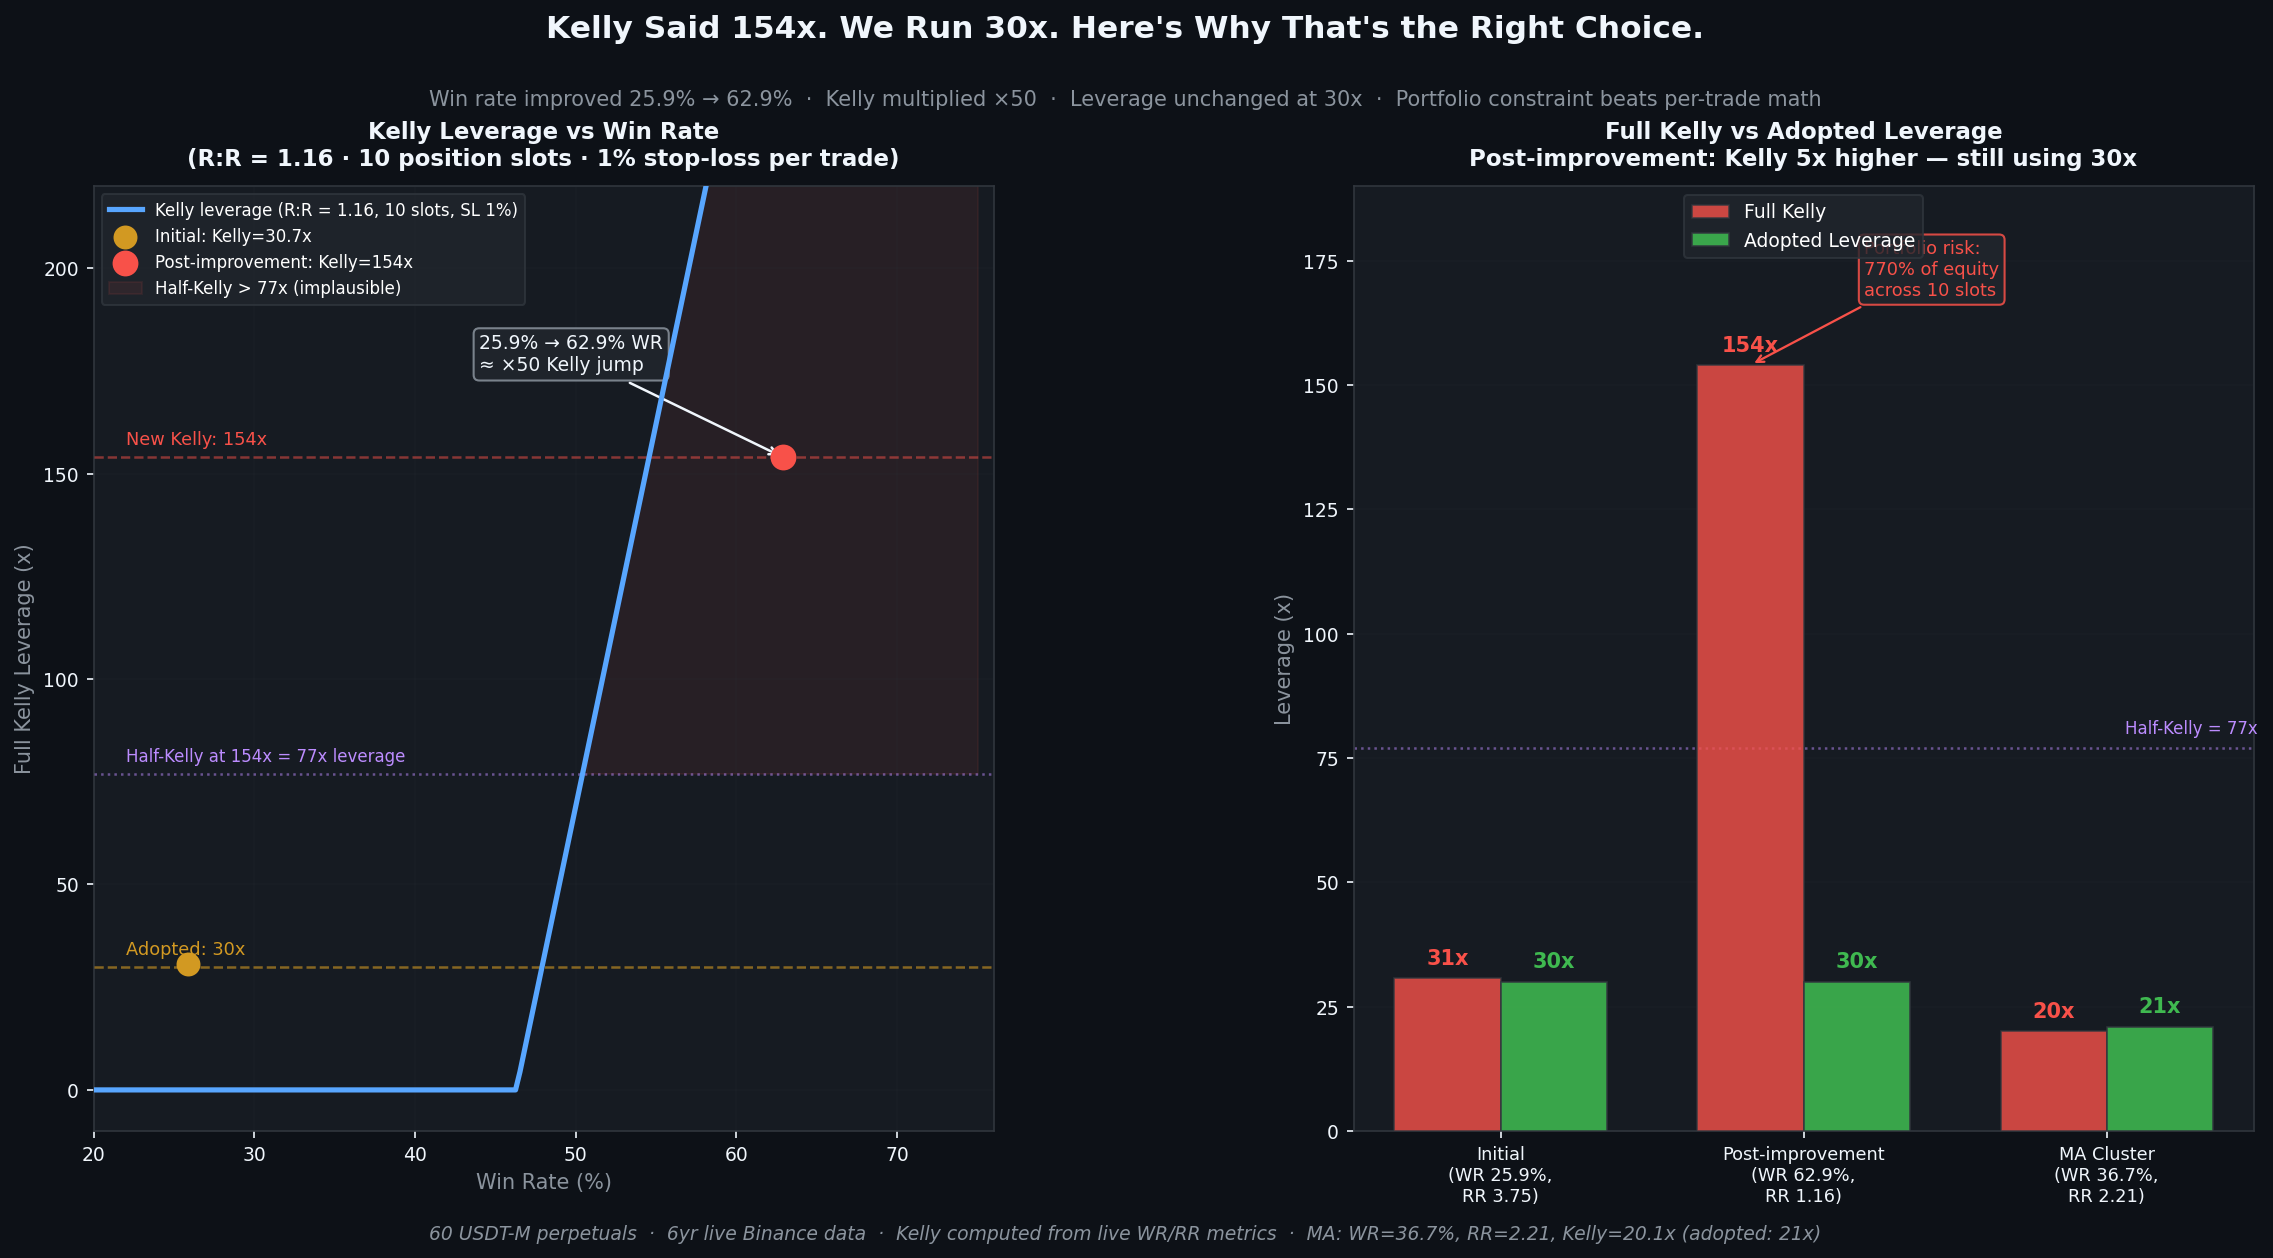

Reproduce this figure in Python.
"""
Quant Insight #013 — "Kelly Said 154x. We Run 30x. Here's Why That's the Right Choice."
=========================================================================================
Research base: r63 Kelly audit (2026-03-11)
Data: 60 USDT-M perpetuals, 6yr
Kelly computed from live WR/RR metrics at two strategy points.
"""
from pathlib import Path
import numpy as np
import matplotlib.pyplot as plt
import matplotlib.patches as mpatches

# ── Data from r63 Kelly audit ───────────────────────────────────────────────
# Two strategic states: initial and post-improvement
states = {
    'Initial\n(WR 25.9%, RR 3.75)': {'wr': 0.259, 'rr': 3.75, 'kelly': 30.7, 'adopted': 30},
    'Post-improvement\n(WR 62.9%, RR 1.16)': {'wr': 0.629, 'rr': 1.16, 'kelly': 154.0, 'adopted': 30},
}

# Kelly curve as WR varies (RR fixed at 1.16)
wr_range = np.linspace(0.20, 0.75, 200)
rr_fixed = 1.16
kelly_curve = (wr_range - (1 - wr_range) / rr_fixed) * 10 / 0.01  # L = f% × slots / SL%
kelly_curve = np.clip(kelly_curve, 0, 250)

# Colors
BG_DARK    = '#0d1117'
BG_CARD    = '#161b22'
BG_BORDER  = '#30363d'
TEXT_MAIN  = '#f0f6fc'
TEXT_SUB   = '#8b949e'
GREEN      = '#3fb950'
RED        = '#f85149'
ACCENT     = '#58a6ff'
ORANGE     = '#d29922'
PURPLE     = '#bc8cff'

plt.style.use('dark_background')
fig = plt.figure(figsize=(16, 9))
fig.patch.set_facecolor(BG_DARK)

gs = fig.add_gridspec(1, 2, hspace=0.4, wspace=0.40,
                      top=0.82, bottom=0.12, left=0.07, right=0.97)
ax1 = fig.add_subplot(gs[0, 0])  # Kelly curve with WR
ax2 = fig.add_subplot(gs[0, 1])  # Bar comparison: Kelly vs Adopted leverage

for ax in [ax1, ax2]:
    ax.set_facecolor(BG_CARD)
    ax.tick_params(colors=TEXT_MAIN, labelsize=9)
    for spine in ax.spines.values():
        spine.set_edgecolor(BG_BORDER)
    ax.title.set_color(TEXT_MAIN)
    ax.xaxis.label.set_color(TEXT_SUB)
    ax.yaxis.label.set_color(TEXT_SUB)

# ── Chart 1: Kelly vs WR curve ───────────────────────────────────────────
ax1.plot(wr_range * 100, kelly_curve, color=ACCENT, lw=2.5, zorder=4,
         label='Kelly leverage (R:R = 1.16, 10 slots, SL 1%)')

# Mark initial state (WR=25.9%)
kelly_initial_on_curve = max(0, (0.259 - (1 - 0.259) / 3.75) * 10 / 0.01)
ax1.scatter([25.9], [30.7], color=ORANGE, s=110, zorder=6, label='Initial: Kelly=30.7x')
ax1.axhline(30, color=ORANGE, ls='--', lw=1.2, alpha=0.6, zorder=3)
ax1.text(22, 33, 'Adopted: 30x', color=ORANGE, fontsize=8.5)

# Mark current state (WR=62.9%)
ax1.scatter([62.9], [154], color=RED, s=130, zorder=6, label='Post-improvement: Kelly=154x')
ax1.axhline(154, color=RED, ls='--', lw=1.2, alpha=0.5, zorder=3)
ax1.text(22, 157, 'New Kelly: 154x', color=RED, fontsize=8.5)

# Shade "dangerous zone" > 77x (half-kelly > adopted)
ax1.fill_between(wr_range * 100, 77, kelly_curve,
                 where=kelly_curve > 77,
                 color=RED, alpha=0.08, zorder=1, label='Half-Kelly > 77x (implausible)')

ax1.axhline(77, color=PURPLE, ls=':', lw=1.2, alpha=0.5, zorder=3)
ax1.text(22, 80, 'Half-Kelly at 154x = 77x leverage', color=PURPLE, fontsize=8)

ax1.set_xlabel('Win Rate (%)', fontsize=10)
ax1.set_ylabel('Full Kelly Leverage (x)', fontsize=10)
ax1.set_xlim(20, 76)
ax1.set_ylim(-10, 220)
ax1.set_title('Kelly Leverage vs Win Rate\n'
              '(R:R = 1.16 · 10 position slots · 1% stop-loss per trade)',
              fontsize=11, fontweight='bold', pad=10)
ax1.legend(fontsize=8, loc='upper left',
           facecolor='#21262d', edgecolor=BG_BORDER)
ax1.grid(alpha=0.12, color=BG_BORDER, zorder=0)

# Annotation: nonlinear jump
ax1.annotate('25.9% → 62.9% WR\n≈ ×50 Kelly jump',
             xy=(62.9, 154), xytext=(44, 175),
             fontsize=9, color=TEXT_MAIN,
             arrowprops=dict(arrowstyle='->', color=TEXT_MAIN, lw=1.2),
             bbox=dict(boxstyle='round,pad=0.3', facecolor='#21262d',
                       edgecolor=TEXT_SUB, alpha=0.85))

# ── Chart 2: Kelly vs Adopted Leverage Comparison ─────────────────────────
categories = ['Initial\n(WR 25.9%,\nRR 3.75)',
              'Post-improvement\n(WR 62.9%,\nRR 1.16)',
              'MA Cluster\n(WR 36.7%,\nRR 2.21)']
kelly_vals   = [30.7,  154.0, 20.1]
adopted_vals = [30.0,   30.0, 21.0]

x = np.arange(len(categories))
w = 0.35

bars_k = ax2.bar(x - w/2, kelly_vals, w, color=RED, alpha=0.80,
                 edgecolor=BG_BORDER, linewidth=0.8, label='Full Kelly', zorder=3)
bars_a = ax2.bar(x + w/2, adopted_vals, w, color=GREEN, alpha=0.88,
                 edgecolor=BG_BORDER, linewidth=0.8, label='Adopted Leverage', zorder=3)

for bar, val in zip(bars_k, kelly_vals):
    ax2.text(bar.get_x() + bar.get_width()/2, val + 2,
             f'{val:.0f}x', ha='center', va='bottom',
             fontsize=10, color=RED, fontweight='bold')
for bar, val in zip(bars_a, adopted_vals):
    ax2.text(bar.get_x() + bar.get_width()/2, val + 2,
             f'{val:.0f}x', ha='center', va='bottom',
             fontsize=10, color=GREEN, fontweight='bold')

# Danger annotation for the 154x bar
ax2.annotate('Portfolio risk:\n770% of equity\nacross 10 slots',
             xy=(1 - w/2, 154), xytext=(1.2, 168),
             fontsize=8.5, color=RED,
             arrowprops=dict(arrowstyle='->', color=RED, lw=1.1),
             bbox=dict(boxstyle='round,pad=0.3', facecolor='#21262d',
                       edgecolor=RED, alpha=0.85))

ax2.axhline(77, color=PURPLE, ls=':', lw=1.2, alpha=0.5)
ax2.text(2.5, 80, 'Half-Kelly = 77x', color=PURPLE, fontsize=8, ha='right')

ax2.set_xticks(x)
ax2.set_xticklabels(categories, fontsize=8.5)
ax2.set_ylabel('Leverage (x)', fontsize=10)
ax2.set_ylim(0, 190)
ax2.set_title('Full Kelly vs Adopted Leverage\n'
              'Post-improvement: Kelly 5x higher — still using 30x',
              fontsize=11, fontweight='bold', pad=10)
ax2.legend(fontsize=9, loc='upper center',
           facecolor='#21262d', edgecolor=BG_BORDER)
ax2.grid(axis='y', alpha=0.12, color=BG_BORDER, zorder=0)

# ── Title & Footer ───────────────────────────────────────────────────────────
fig.text(0.50, 0.93,
         'Kelly Said 154x. We Run 30x. Here\'s Why That\'s the Right Choice.',
         ha='center', fontsize=15, fontweight='bold', color=TEXT_MAIN)
fig.text(0.50, 0.88,
         'Win rate improved 25.9% → 62.9%  ·  Kelly multiplied ×50  ·  '
         'Leverage unchanged at 30x  ·  Portfolio constraint beats per-trade math',
         ha='center', fontsize=10, color=TEXT_SUB)

fig.text(0.50, 0.04,
         '60 USDT-M perpetuals  ·  6yr live Binance data  ·  '
         'Kelly computed from live WR/RR metrics  ·  MA: WR=36.7%, RR=2.21, Kelly=20.1x (adopted: 21x)',
         ha='center', fontsize=9, color=TEXT_SUB, style='italic')

out = Path(__file__).parent / 'post_013_kelly_leverage.png'
plt.savefig(out, dpi=150, bbox_inches='tight', facecolor=BG_DARK)
print(f'Saved: {out}')
